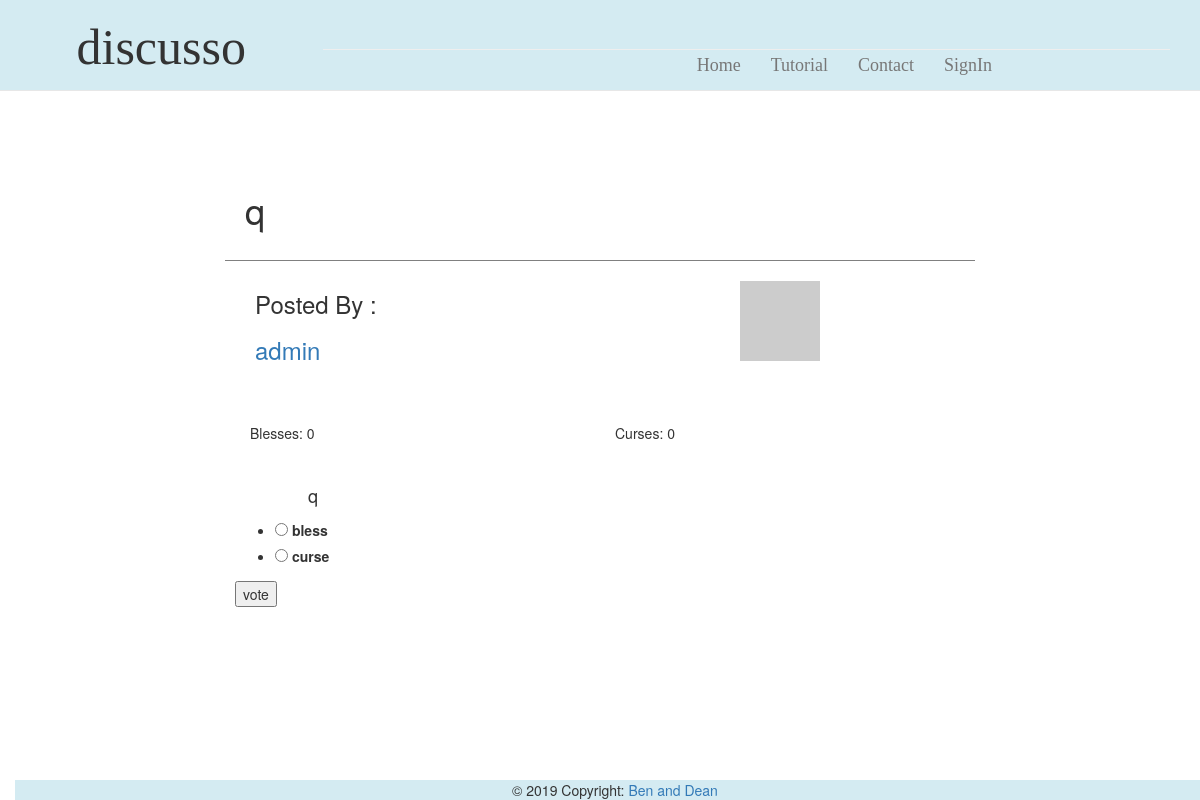
Screenshot of /topicpage/1 with the database file from the repository.
### app/models.py (models this page shows, shortened)
class Post(db.Model):
    id = db.Column(db.Integer, primary_key=True)
    title = db.Column(db.String(64))
    desc = db.Column(db.String(248))
    blesses = db.Column(db.Integer, default=0)
    curses = db.Column(db.Integer, default=0)
    timestamp = db.Column(db.DateTime, index=True, default=datetime.utcnow)
    user_id = db.Column(db.Integer, db.ForeignKey('user.id'))
    p_replies = db.relationship('Reply', backref='ogPost', lazy='dynamic')
    user_votes = db.relationship('Post_BC', backref='post', lazy='dynamic')

class User(UserMixin, db.Model):
    id = db.Column(db.Integer, primary_key=True)
    username = db.Column(db.String(64), index=True, unique=True)
    bio = db.Column(db.String(248))
    passwd_hash = db.Column(db.String(128))
    email = db.Column(db.String(120), index=True, unique=True)
    admin = db.Column(db.Boolean)
    def avatar(self, size):
        digest = md5(self.email.lower().encode('utf-8')).hexdigest()
        return 'https://www.gravatar.com/avatar/{}?d=identicon&s={}'.format(
            digest, size)
    posts = db.relationship('Post', backref='author', lazy='dynamic')
    replies = db.relationship('Reply', backref='author', lazy='dynamic')

### app/routes.py (the view, shortened to what this page needs)
@app.route('/topicpage/<postid>', methods=['GET', 'POST'])
def topic(postid):
    allUsers = User.query.all()
    myPost = Post.query.get(postid)
    rForm = ReplyForm()
    bcForm = BlessCurseForm()
    myReply = Post.query.get(postid).p_replies.all()
    return render_template('topicpage.html', title='Topic', post=myPost,
                               replies=myReply, form=rForm, bcForm=bcForm, user=allUsers)

### app/forms.py
class ReplyForm(FlaskForm):
    text = StringField('reply', validators=[DataRequired()])
    stance = RadioField('stance', choices=[
                        ('True', 'for'), ('False', 'against')])
    rSubmit = SubmitField('Post It')

class BlessCurseForm(FlaskForm):
    choice = RadioField('your vote', choices=[('bless','bless'),('curse','curse')])
    bcSubmit = SubmitField('vote')

### app/templates/topicpage.html (shortened to what this page needs)
{% extends "topbar.html" %}
{% block content %}
<div class="container-fluid">
	<div class="leftSide col-lg-2">
	</div>
	<div class="topicPage mainArea col-lg-8">
		<div id="question">
			<div class="special">
				<h1> {{post.title}} </h1>
			</div>
			{% for u in user %}
			{% if u.id == post.user_id %}
			<div class="poststuff container-fluid">
				<div class="col-lg-6">
					<h3> Posted By :</h3>
					<h3><a href="{{ url_for('profile',userid = '') }}{{u.id}}">{{u.username}}</a></li>
					</h3>
				</div>
				<div class="col-lg-6">
					<div class="imgBox">
						<img src="{{ u.avatar(128) }}">
					</div>
				</div>
			</div>
			{%endif%}
			{%endfor%}
			<div class="innerTopic container-fluid">
				<div class="col-lg-6">
					<p>Blesses: {{post.blesses}} </p>
				</div>
				<div class="col-lg-6">
					<p>Curses: {{post.curses}} </p>
				</div>
				<br>
				<br>
				<div class="blurb">
					<br>
					<p>{{post.desc}}</p>
				</div>
				<form action="" method="post">
					<p>
						{{ bcForm.choice() }}
					</p>
					<p>
						{{ bcForm.bcSubmit() }}
					</p>
				</form>
			</div>
		</div>
		<div class="rightSide col-lg-2">
		</div>
	</div>
	{% endblock %}

### app/static/stylesheet.css (style rules this page uses)
@media (min-width: 900px) { body { padding-top: 150px; } }
.innerTopic { padding: 10px; }
.special { padding: 20px; border-bottom: 1px solid grey; margin-bottom: 10px; }
.blurb p { font-size: large; padding-left: 10%; padding-right: 10%; }
.imgBox { padding: 10px; text-align: center; }
.poststuff { padding-bottom: 40px; }

### rows the page displays
Post: title "q", blesses "0", curses "0", desc "q"
User: username "admin"
